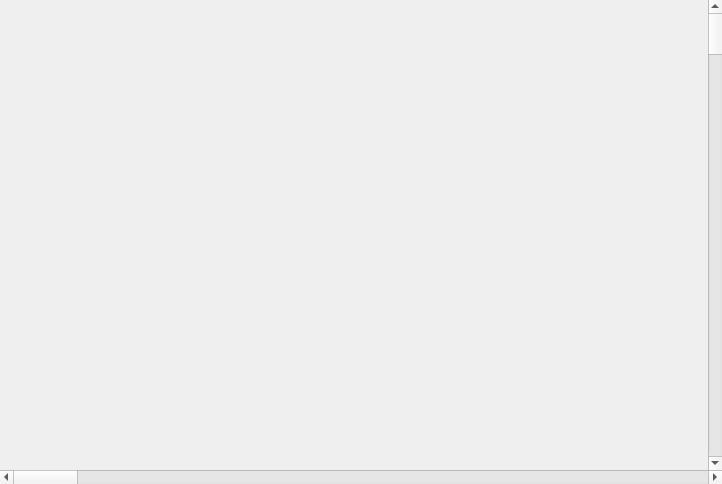
<?xml version="1.0" encoding="UTF-8"?>
<ui version="4.0">
 <class>Frame_CustomTextWidget</class>
 <widget class="QWidget" name="Frame_CustomTextWidget">
  <property name="geometry">
   <rect>
    <x>0</x>
    <y>0</y>
    <width>722</width>
    <height>484</height>
   </rect>
  </property>
  <property name="windowTitle">
   <string>Form</string>
  </property>
  <layout class="QHBoxLayout" name="horizontalLayout_3">
   <property name="leftMargin">
    <number>0</number>
   </property>
   <property name="topMargin">
    <number>0</number>
   </property>
   <property name="rightMargin">
    <number>0</number>
   </property>
   <property name="bottomMargin">
    <number>0</number>
   </property>
   <item>
    <widget class="QWidget" name="widget_2" native="true">
     <property name="sizePolicy">
      <sizepolicy hsizetype="Preferred" vsizetype="Minimum">
       <horstretch>0</horstretch>
       <verstretch>0</verstretch>
      </sizepolicy>
     </property>
     <layout class="QVBoxLayout" name="verticalLayout">
      <property name="leftMargin">
       <number>0</number>
      </property>
      <property name="topMargin">
       <number>0</number>
      </property>
      <property name="rightMargin">
       <number>0</number>
      </property>
      <property name="bottomMargin">
       <number>0</number>
      </property>
      <item>
       <widget class="QWidget" name="TextContainerWidget" native="true">
        <layout class="QVBoxLayout" name="verticalLayout_2">
         <property name="spacing">
          <number>0</number>
         </property>
         <property name="leftMargin">
          <number>0</number>
         </property>
         <property name="topMargin">
          <number>0</number>
         </property>
         <property name="rightMargin">
          <number>0</number>
         </property>
         <property name="bottomMargin">
          <number>0</number>
         </property>
         <item>
          <widget class="QWidget" name="widget" native="true">
           <layout class="QHBoxLayout" name="horizontalLayout">
            <property name="spacing">
             <number>0</number>
            </property>
            <property name="leftMargin">
             <number>0</number>
            </property>
            <property name="topMargin">
             <number>0</number>
            </property>
            <property name="rightMargin">
             <number>0</number>
            </property>
            <property name="bottomMargin">
             <number>0</number>
            </property>
            <item>
             <widget class="Widget_TextCanvas" name="TextDisplay" native="true">
              <property name="focusPolicy">
               <enum>Qt::StrongFocus</enum>
              </property>
             </widget>
            </item>
            <item>
             <widget class="QScrollBar" name="TextverticalScrollBar">
              <property name="orientation">
               <enum>Qt::Vertical</enum>
              </property>
             </widget>
            </item>
           </layout>
          </widget>
         </item>
         <item>
          <widget class="QScrollBar" name="TexthorizontalScrollBar">
           <property name="orientation">
            <enum>Qt::Horizontal</enum>
           </property>
          </widget>
         </item>
        </layout>
       </widget>
      </item>
     </layout>
    </widget>
   </item>
  </layout>
  <action name="actionCopy">
   <property name="icon">
    <iconset>
     <normalon>:/G/Graphics/page_copy.png</normalon>
    </iconset>
   </property>
   <property name="text">
    <string>Copy</string>
   </property>
  </action>
  <action name="actionPaste">
   <property name="icon">
    <iconset>
     <normalon>:/G/Graphics/paste_plain.png</normalon>
    </iconset>
   </property>
   <property name="text">
    <string>Paste</string>
   </property>
  </action>
  <action name="actionClear_Screen">
   <property name="icon">
    <iconset>
     <normalon>:/G/Graphics/application.png</normalon>
    </iconset>
   </property>
   <property name="text">
    <string>Clear Screen</string>
   </property>
  </action>
  <action name="actionZoom_In">
   <property name="icon">
    <iconset>
     <normalon>:/G/Graphics/zoom_in.png</normalon>
    </iconset>
   </property>
   <property name="text">
    <string>Zoom In</string>
   </property>
  </action>
  <action name="actionZoom_Out">
   <property name="icon">
    <iconset>
     <normalon>:/G/Graphics/zoom_out.png</normalon>
    </iconset>
   </property>
   <property name="text">
    <string>Zoom Out</string>
   </property>
  </action>
  <action name="actionEdit">
   <property name="text">
    <string>Edit...</string>
   </property>
  </action>
  <action name="actionEndian_Swap">
   <property name="text">
    <string>Endian Swap</string>
   </property>
  </action>
 </widget>
 <customwidgets>
  <customwidget>
   <class>Widget_TextCanvas</class>
   <extends>QWidget</extends>
   <header>Widget_TextCanvas.h</header>
   <container>1</container>
  </customwidget>
 </customwidgets>
 <resources/>
 <connections/>
</ui>
